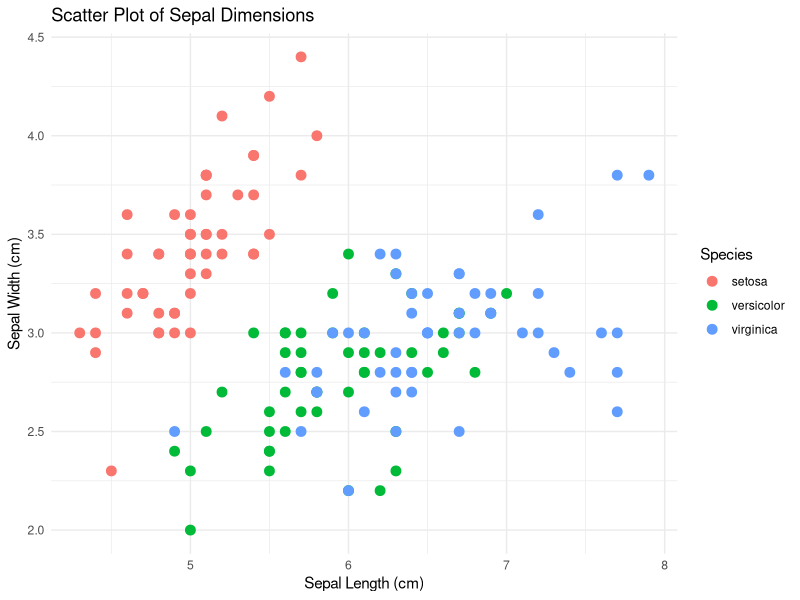

Source code (R):
# Install ggplot2 (if not already installed)
#install.packages("ggplot2")
# Load the ggplot2 package
library(ggplot2)
# Scatter plot of Sepal.Length vs Sepal.Width, colored by Species
ggplot(data = iris, aes(x = Sepal.Length, y = Sepal.Width, color = Species)) +
  geom_point(size = 3) + # Adds points
  labs(title = "Scatter Plot of Sepal Dimensions",
       x = "Sepal Length (cm)",
       y = "Sepal Width (cm)") + # Adds axis labels and title
  theme_minimal() # Applies a minimal theme


